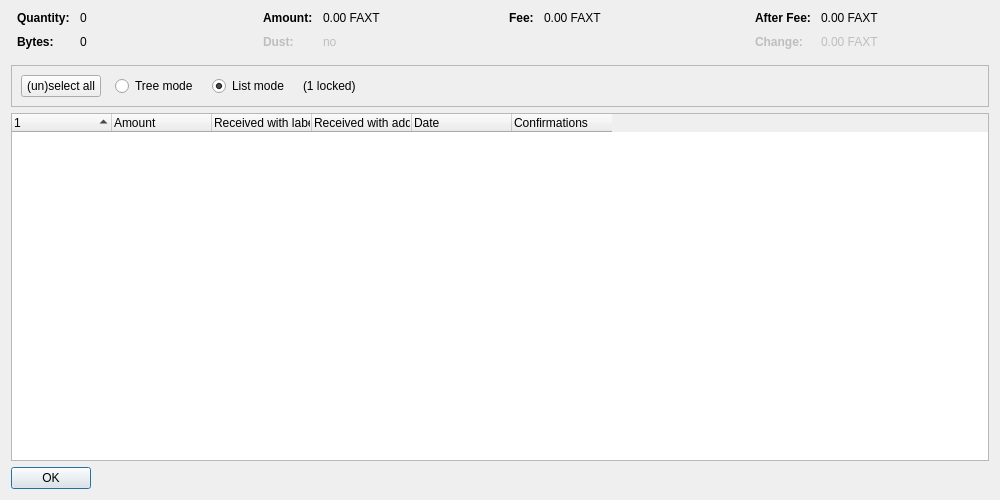
<?xml version="1.0" encoding="UTF-8"?>
<ui version="4.0">
 <class>CoinControlDialog</class>
 <widget class="QDialog" name="CoinControlDialog">
  <property name="geometry">
   <rect>
    <x>0</x>
    <y>0</y>
    <width>1000</width>
    <height>500</height>
   </rect>
  </property>
  <property name="windowTitle">
   <string>Coin Selection</string>
  </property>
  <layout class="QVBoxLayout" name="verticalLayout">
   <item>
    <layout class="QHBoxLayout" name="horizontalLayoutTop" stretch="0,0,0,0">
     <property name="topMargin">
      <number>0</number>
     </property>
     <property name="bottomMargin">
      <number>10</number>
     </property>
     <item>
      <layout class="QFormLayout" name="formLayoutCoinControl1">
       <property name="horizontalSpacing">
        <number>10</number>
       </property>
       <property name="verticalSpacing">
        <number>10</number>
       </property>
       <property name="leftMargin">
        <number>6</number>
       </property>
       <property name="rightMargin">
        <number>6</number>
       </property>
       <item row="0" column="0">
        <widget class="QLabel" name="labelCoinControlQuantityText">
         <property name="font">
          <font>
           <weight>75</weight>
           <bold>true</bold>
          </font>
         </property>
         <property name="text">
          <string>Quantity:</string>
         </property>
        </widget>
       </item>
       <item row="0" column="1">
        <widget class="QLabel" name="labelCoinControlQuantity">
         <property name="cursor">
          <cursorShape>IBeamCursor</cursorShape>
         </property>
         <property name="contextMenuPolicy">
          <enum>Qt::ActionsContextMenu</enum>
         </property>
         <property name="text">
          <string notr="true">0</string>
         </property>
         <property name="textInteractionFlags">
          <set>Qt::LinksAccessibleByMouse|Qt::TextSelectableByKeyboard|Qt::TextSelectableByMouse</set>
         </property>
        </widget>
       </item>
       <item row="1" column="0">
        <widget class="QLabel" name="labelCoinControlBytesText">
         <property name="font">
          <font>
           <weight>75</weight>
           <bold>true</bold>
          </font>
         </property>
         <property name="text">
          <string>Bytes:</string>
         </property>
        </widget>
       </item>
       <item row="1" column="1">
        <widget class="QLabel" name="labelCoinControlBytes">
         <property name="cursor">
          <cursorShape>IBeamCursor</cursorShape>
         </property>
         <property name="contextMenuPolicy">
          <enum>Qt::ActionsContextMenu</enum>
         </property>
         <property name="text">
          <string notr="true">0</string>
         </property>
         <property name="textInteractionFlags">
          <set>Qt::LinksAccessibleByMouse|Qt::TextSelectableByKeyboard|Qt::TextSelectableByMouse</set>
         </property>
        </widget>
       </item>
      </layout>
     </item>
     <item>
      <layout class="QFormLayout" name="formLayoutCoinControl2">
       <property name="horizontalSpacing">
        <number>10</number>
       </property>
       <property name="verticalSpacing">
        <number>10</number>
       </property>
       <property name="leftMargin">
        <number>6</number>
       </property>
       <property name="rightMargin">
        <number>6</number>
       </property>
       <item row="0" column="0">
        <widget class="QLabel" name="labelCoinControlAmountText">
         <property name="font">
          <font>
           <weight>75</weight>
           <bold>true</bold>
          </font>
         </property>
         <property name="text">
          <string>Amount:</string>
         </property>
        </widget>
       </item>
       <item row="0" column="1">
        <widget class="QLabel" name="labelCoinControlAmount">
         <property name="cursor">
          <cursorShape>IBeamCursor</cursorShape>
         </property>
         <property name="contextMenuPolicy">
          <enum>Qt::ActionsContextMenu</enum>
         </property>
         <property name="text">
          <string notr="true">0.00 FAXT</string>
         </property>
         <property name="textInteractionFlags">
          <set>Qt::LinksAccessibleByMouse|Qt::TextSelectableByKeyboard|Qt::TextSelectableByMouse</set>
         </property>
        </widget>
       </item>
       <item row="1" column="0">
        <widget class="QLabel" name="labelCoinControlLowOutputText">
         <property name="enabled">
          <bool>false</bool>
         </property>
         <property name="font">
          <font>
           <weight>75</weight>
           <bold>true</bold>
          </font>
         </property>
         <property name="text">
          <string>Dust:</string>
         </property>
        </widget>
       </item>
       <item row="1" column="1">
        <widget class="QLabel" name="labelCoinControlLowOutput">
         <property name="enabled">
          <bool>false</bool>
         </property>
         <property name="cursor">
          <cursorShape>IBeamCursor</cursorShape>
         </property>
         <property name="contextMenuPolicy">
          <enum>Qt::ActionsContextMenu</enum>
         </property>
         <property name="text">
          <string notr="true">no</string>
         </property>
         <property name="textInteractionFlags">
          <set>Qt::LinksAccessibleByMouse|Qt::TextSelectableByKeyboard|Qt::TextSelectableByMouse</set>
         </property>
        </widget>
       </item>
      </layout>
     </item>
     <item>
      <layout class="QFormLayout" name="formLayoutCoinControl3">
       <property name="horizontalSpacing">
        <number>10</number>
       </property>
       <property name="verticalSpacing">
        <number>10</number>
       </property>
       <property name="leftMargin">
        <number>6</number>
       </property>
       <property name="rightMargin">
        <number>6</number>
       </property>
       <item row="0" column="0">
        <widget class="QLabel" name="labelCoinControlFeeText">
         <property name="font">
          <font>
           <weight>75</weight>
           <bold>true</bold>
          </font>
         </property>
         <property name="text">
          <string>Fee:</string>
         </property>
        </widget>
       </item>
       <item row="0" column="1">
        <widget class="QLabel" name="labelCoinControlFee">
         <property name="cursor">
          <cursorShape>IBeamCursor</cursorShape>
         </property>
         <property name="contextMenuPolicy">
          <enum>Qt::ActionsContextMenu</enum>
         </property>
         <property name="text">
          <string notr="true">0.00 FAXT</string>
         </property>
         <property name="textInteractionFlags">
          <set>Qt::LinksAccessibleByMouse|Qt::TextSelectableByKeyboard|Qt::TextSelectableByMouse</set>
         </property>
        </widget>
       </item>
      </layout>
     </item>
     <item>
      <layout class="QFormLayout" name="formLayoutCoinControl4">
       <property name="horizontalSpacing">
        <number>10</number>
       </property>
       <property name="verticalSpacing">
        <number>10</number>
       </property>
       <property name="leftMargin">
        <number>6</number>
       </property>
       <property name="rightMargin">
        <number>6</number>
       </property>
       <item row="0" column="0">
        <widget class="QLabel" name="labelCoinControlAfterFeeText">
         <property name="font">
          <font>
           <weight>75</weight>
           <bold>true</bold>
          </font>
         </property>
         <property name="text">
          <string>After Fee:</string>
         </property>
        </widget>
       </item>
       <item row="0" column="1">
        <widget class="QLabel" name="labelCoinControlAfterFee">
         <property name="cursor">
          <cursorShape>IBeamCursor</cursorShape>
         </property>
         <property name="contextMenuPolicy">
          <enum>Qt::ActionsContextMenu</enum>
         </property>
         <property name="text">
          <string notr="true">0.00 FAXT</string>
         </property>
         <property name="textInteractionFlags">
          <set>Qt::LinksAccessibleByMouse|Qt::TextSelectableByKeyboard|Qt::TextSelectableByMouse</set>
         </property>
        </widget>
       </item>
       <item row="1" column="0">
        <widget class="QLabel" name="labelCoinControlChangeText">
         <property name="enabled">
          <bool>false</bool>
         </property>
         <property name="font">
          <font>
           <weight>75</weight>
           <bold>true</bold>
          </font>
         </property>
         <property name="text">
          <string>Change:</string>
         </property>
        </widget>
       </item>
       <item row="1" column="1">
        <widget class="QLabel" name="labelCoinControlChange">
         <property name="enabled">
          <bool>false</bool>
         </property>
         <property name="cursor">
          <cursorShape>IBeamCursor</cursorShape>
         </property>
         <property name="contextMenuPolicy">
          <enum>Qt::ActionsContextMenu</enum>
         </property>
         <property name="text">
          <string notr="true">0.00 FAXT</string>
         </property>
         <property name="textInteractionFlags">
          <set>Qt::LinksAccessibleByMouse|Qt::TextSelectableByKeyboard|Qt::TextSelectableByMouse</set>
         </property>
        </widget>
       </item>
      </layout>
     </item>
    </layout>
   </item>
   <item>
    <widget class="QFrame" name="frame">
     <property name="minimumSize">
      <size>
       <width>0</width>
       <height>40</height>
      </size>
     </property>
     <property name="frameShape">
      <enum>QFrame::StyledPanel</enum>
     </property>
     <property name="frameShadow">
      <enum>QFrame::Sunken</enum>
     </property>
     <layout class="QHBoxLayout" name="horizontalLayout">
      <item>
       <layout class="QHBoxLayout" name="horizontalLayoutPanel" stretch="0,0,0,0,0">
        <property name="spacing">
         <number>14</number>
        </property>
        <item>
         <widget class="QPushButton" name="pushButtonSelectAll">
          <property name="sizePolicy">
           <sizepolicy hsizetype="Maximum" vsizetype="Fixed">
            <horstretch>0</horstretch>
            <verstretch>0</verstretch>
           </sizepolicy>
          </property>
          <property name="text">
           <string>(un)select all</string>
          </property>
          <property name="autoDefault">
           <bool>false</bool>
          </property>
         </widget>
        </item>
        <item>
         <widget class="QRadioButton" name="radioTreeMode">
          <property name="sizePolicy">
           <sizepolicy hsizetype="Maximum" vsizetype="Fixed">
            <horstretch>0</horstretch>
            <verstretch>0</verstretch>
           </sizepolicy>
          </property>
          <property name="text">
           <string>Tree mode</string>
          </property>
         </widget>
        </item>
        <item>
         <widget class="QRadioButton" name="radioListMode">
          <property name="sizePolicy">
           <sizepolicy hsizetype="Maximum" vsizetype="Fixed">
            <horstretch>0</horstretch>
            <verstretch>0</verstretch>
           </sizepolicy>
          </property>
          <property name="text">
           <string>List mode</string>
          </property>
          <property name="checked">
           <bool>true</bool>
          </property>
         </widget>
        </item>
        <item>
         <widget class="QLabel" name="labelLocked">
          <property name="text">
           <string notr="true">(1 locked)</string>
          </property>
         </widget>
        </item>
        <item>
         <spacer name="horizontalSpacer">
          <property name="orientation">
           <enum>Qt::Horizontal</enum>
          </property>
          <property name="sizeHint" stdset="0">
           <size>
            <width>40</width>
            <height>20</height>
           </size>
          </property>
         </spacer>
        </item>
       </layout>
      </item>
     </layout>
    </widget>
   </item>
   <item>
    <widget class="CoinControlTreeWidget" name="treeWidget">
     <property name="contextMenuPolicy">
      <enum>Qt::CustomContextMenu</enum>
     </property>
     <property name="sortingEnabled">
      <bool>false</bool>
     </property>
     <property name="columnCount">
      <number>6</number>
     </property>
     <attribute name="headerShowSortIndicator" stdset="0">
      <bool>true</bool>
     </attribute>
     <attribute name="headerStretchLastSection">
      <bool>false</bool>
     </attribute>
     <column>
      <property name="text">
       <string/>
      </property>
     </column>
     <column>
      <property name="text">
       <string>Amount</string>
      </property>
     </column>
     <column>
      <property name="text">
       <string>Received with label</string>
      </property>
     </column>
     <column>
      <property name="text">
       <string>Received with address</string>
      </property>
     </column>
     <column>
      <property name="text">
       <string>Date</string>
      </property>
     </column>
     <column>
      <property name="text">
       <string>Confirmations</string>
      </property>
      <property name="toolTip">
       <string>Confirmed</string>
      </property>
     </column>
     <column>
      <property name="text">
       <string/>
      </property>
     </column>
     <column>
      <property name="text">
       <string/>
      </property>
     </column>
     <column>
      <property name="text">
       <string/>
      </property>
     </column>
     <column>
      <property name="text">
       <string/>
      </property>
     </column>
    </widget>
   </item>
   <item>
    <widget class="QDialogButtonBox" name="buttonBox">
     <property name="sizePolicy">
      <sizepolicy hsizetype="Maximum" vsizetype="Fixed">
       <horstretch>0</horstretch>
       <verstretch>0</verstretch>
      </sizepolicy>
     </property>
     <property name="orientation">
      <enum>Qt::Horizontal</enum>
     </property>
     <property name="standardButtons">
      <set>QDialogButtonBox::Ok</set>
     </property>
    </widget>
   </item>
  </layout>
 </widget>
 <customwidgets>
  <customwidget>
   <class>CoinControlTreeWidget</class>
   <extends>QTreeWidget</extends>
   <header>qt/coincontroltreewidget.h</header>
  </customwidget>
 </customwidgets>
 <resources/>
 <connections/>
</ui>
